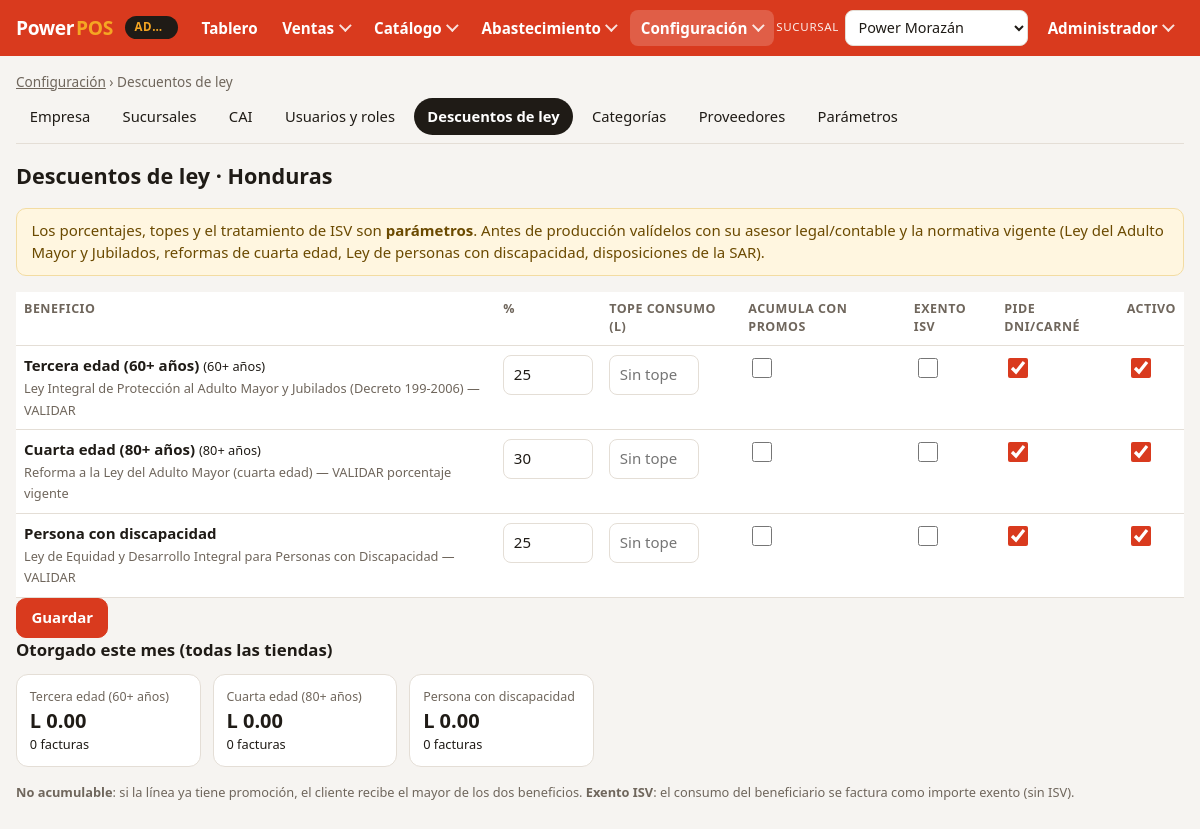
The page /index.php?p=configuracion&s=descuentos (signed in) on the database its author committed.
### tables this page shows
CREATE TABLE usuarios (
  id             INT UNSIGNED AUTO_INCREMENT PRIMARY KEY,
  tienda_id      INT UNSIGNED NULL COMMENT 'NULL = acceso a todas las tiendas',
  nombre         VARCHAR(100) NOT NULL,
  email          VARCHAR(120) NOT NULL UNIQUE,
  password_hash  VARCHAR(255) NOT NULL,
  rol            ENUM('ADMIN','GERENTE','CAJERO') NOT NULL DEFAULT 'CAJERO',
  activo         TINYINT(1) NOT NULL DEFAULT 1,
  FOREIGN KEY (tienda_id) REFERENCES tiendas(id)
);

CREATE TABLE descuentos_legales (
  id                  INT UNSIGNED AUTO_INCREMENT PRIMARY KEY,
  codigo              VARCHAR(20)  NOT NULL UNIQUE,
  nombre              VARCHAR(100) NOT NULL,
  porcentaje          DECIMAL(5,2) NOT NULL,
  tope_centavos       INT UNSIGNED NOT NULL DEFAULT 0 COMMENT '0 = sin tope de consumo',
  edad_minima         TINYINT UNSIGNED NULL,
  acumulable_promos   TINYINT(1) NOT NULL DEFAULT 0 COMMENT '0 = se otorga el mayor beneficio',
  exento_isv          TINYINT(1) NOT NULL DEFAULT 0,
  requiere_documento  TINYINT(1) NOT NULL DEFAULT 1,
  base_legal          VARCHAR(255),
  activo              TINYINT(1) NOT NULL DEFAULT 1
);

### public/index.php (called while the page is built, shortened)
<?php
require dirname(__DIR__) . '/src/bootstrap.php';
function e(mixed $v): string
{
    return htmlspecialchars((string) $v, ENT_QUOTES, 'UTF-8');
}
function lps(int|string|null $centavos): string
{
    return App\Support\Money::fmt((int) $centavos);
}
$p = (string) ($_GET['p'] ?? '');
$vistas = dirname(__DIR__) . '/views/';
$usuario = Auth::requerir();
require $vistas . Menu::RUTAS[$p][0] . '.php';

### src/Support/Auth.php (called while the page is built, shortened)
<?php
final class Auth
{
    public static function usuario(): ?array
    {
        return $_SESSION['usuario'] ?? null;
    }
    public static function tiendaId(): int
    {
        return (int) ($_SESSION['tienda_id'] ?? 0);
    }
    public static function refrescar(): ?array
    {
        $u = self::usuario();
        $db = Database::pdo();
        $st = $db->prepare(
            'SELECT u.nombre, u.rol, u.tienda_id, u.activo, t.activa AS tienda_activa
             FROM usuarios u LEFT JOIN tiendas t ON t.id = u.tienda_id WHERE u.id = ?'
        );
        $st->execute([$u['id']]);
        $f = $st->fetch();
        $u = ['id' => (int) $u['id'], 'nombre' => $f['nombre'], 'rol' => $f['rol'],
            'tienda_id' => $f['tienda_id'] !== null ? (int) $f['tienda_id'] : null];
        return $u;
    }
    public static function requerir(): array
    {
        $u = self::refrescar();
        return $u;
    }
}

### src/Support/Menu.php (called while the page is built, shortened)
<?php
final class Menu
{
    public static function esDeTienda(array $usuario): bool
    {
        return $usuario['tienda_id'] !== null;
    }
    public static function inicio(array $usuario): string
    {
        return self::esDeTienda($usuario) ? 'pos' : 'erp';
    }
    public static function puede(array $usuario, string $pagina): bool
    {
        $r = self::RUTAS[$pagina] ?? null;
        return $r !== null && in_array($usuario['rol'], $r[1], true) && (!$r[2] || !self::esDeTienda($usuario));
    }
    public static function para(array $usuario): array
    {
        $menu = self::esDeTienda($usuario) ? self::tienda() : self::administrativo();
        $visible = [];
        foreach ($menu as $item) {
            if (isset($item['hijos'])) {
                $item['hijos'] = array_values(array_filter($item['hijos'], fn ($h) => self::puede($usuario, self::pagina($h['p']))));
                if ($item['hijos']) {
                    $visible[] = $item;
                }
            } elseif (self::puede($usuario, self::pagina($item['p']))) {
                $visible[] = $item;
            }
        }
        return $visible;
    }
    public static function pagina(string $p): string
    {
        return explode('&', $p, 2)[0];
    }
    private static function administrativo(): array
    {
        $config = [['texto' => 'Resumen', 'p' => 'configuracion', 'nota' => 'Estado de toda la configuración']];
        foreach (self::CONFIGURACION as $clave => [$titulo, $nota]) {
            $config[] = ['texto' => $titulo, 'p' => 'configuracion&s=' . $clave, 'nota' => $nota];
        }
        return [
            ['texto' => 'Tablero', 'p' => 'erp'],
            ['texto' => 'Ventas', 'hijos' => [
                ['texto' => 'Facturas', 'p' => 'facturas', 'nota' => 'Consulta y reimpresión, todas las sucursales'],
                ['texto' => 'Turnos de caja', 'p' => 'caja', 'nota' => 'Aperturas, cierres y arqueos'],
                ['texto' => 'Vender', 'p' => 'pos', 'nota' => 'Caja en la sucursal seleccionada'],
            ]],
            ['texto' => 'Catálogo', 'hijos' => [
                ['texto' => 'Productos', 'p' => 'productos', 'nota' => 'Alta, precios y carga masiva'],
                ['texto' => 'Combos', 'p' => 'combos', 'nota' => 'Grupos de selección y recargos'],
                ['texto' => 'Promociones', 'p' => 'promociones', 'nota' => 'Mix & match por día, hora y sucursal'],
            ]],
            ['texto' => 'Abastecimiento', 'hijos' => [
                ['texto' => 'Compras', 'p' => 'compras', 'nota' => 'Facturas de proveedor'],
                ['texto' => 'Inventario', 'p' => 'inventario', 'nota' => 'Existencias, ajustes, traslados y kárdex'],
            ]],
            ['texto' => 'Configuración', 'hijos' => $config],
        ];
    }
}

### src/bootstrap.php (called while the page is built, shortened)
<?php
spl_autoload_register(function (string $clase): void {
    if (str_starts_with($clase, 'App\\')) {
        $ruta = __DIR__ . '/' . str_replace('\\', '/', substr($clase, 4)) . '.php';
    }
});

### src/Support/Money.php (called while the page is built, shortened)
<?php
final class Money
{
    public static function fmt(int $centavos): string
    {
        return 'L ' . number_format($centavos / 100, 2, '.', ',');
    }
}

### views/config/descuentos.php (the view, shortened to what this page needs)
<?php
$reglas = $db->query('SELECT * FROM descuentos_legales ORDER BY id')->fetchAll();
$otorgado = $db->query(
    "SELECT d.nombre, COUNT(v.id) AS facturas, COALESCE(SUM(v.descuento_legal), 0) AS monto
     FROM descuentos_legales d LEFT JOIN ventas v ON v.descuento_legal_id = d.id AND v.estado = 'EMITIDA'
       AND v.fecha >= DATE_FORMAT(CURDATE(), '%Y-%m-01')
     GROUP BY d.id, d.nombre ORDER BY d.id"
)->fetchAll();
config_inicio('descuentos', $db);
?>
<h1>Descuentos de ley · Honduras</h1>
<p class="aviso">Los porcentajes, topes y el tratamiento de ISV son <b>parámetros</b>. Antes de producción valídelos con su
  asesor legal/contable y la normativa vigente (Ley del Adulto Mayor y Jubilados, reformas de cuarta edad,
  Ley de personas con discapacidad, disposiciones de la SAR).</p>
<form method="post">
  <div class="tabla-scroll">
  <table class="tabla">
    <thead><tr><th>Beneficio</th><th>%</th><th>Tope consumo (L)</th><th>Acumula con promos</th><th>Exento ISV</th><th>Pide DNI/carné</th><th>Activo</th></tr></thead>
    <tbody>
    <?php foreach ($reglas as $r): $n = "d[{$r['id']}]"; ?>
      <tr>
        <td><b><?= e($r['nombre']) ?></b><?= $r['edad_minima'] ? ' <small>(' . (int) $r['edad_minima'] . '+ años)</small>' : '' ?><br>
          <small class="tenue"><?= e($r['base_legal']) ?></small></td>
        <td><input class="corto" name="<?= $n ?>[porcentaje]" value="<?= e((float) $r['porcentaje']) ?>" inputmode="decimal"></td>
        <td><input class="corto" name="<?= $n ?>[tope]" value="<?= $r['tope_centavos'] ? e($r['tope_centavos'] / 100) : '' ?>" placeholder="Sin tope" inputmode="decimal"></td>
        <td><input type="checkbox" name="<?= $n ?>[acumulable]" <?= $r['acumulable_promos'] ? 'checked' : '' ?>></td>
        <td><input type="checkbox" name="<?= $n ?>[exento]" <?= $r['exento_isv'] ? 'checked' : '' ?>></td>
        <td><input type="checkbox" name="<?= $n ?>[documento]" <?= $r['requiere_documento'] ? 'checked' : '' ?>></td>
        <td><input type="checkbox" name="<?= $n ?>[activo]" <?= $r['activo'] ? 'checked' : '' ?>></td>
      </tr>
    <?php endforeach; ?>
    </tbody>
  </table>
  </div>
  <button class="btn primario">Guardar</button>
</form>
<h2>Otorgado este mes (todas las tiendas)</h2>
<div class="kpis">
  <?php foreach ($otorgado as $o): ?>
    <div class="kpi"><span><?= e($o['nombre']) ?></span><b><?= lps($o['monto']) ?></b><small><?= (int) $o['facturas'] ?> facturas</small></div>
  <?php endforeach; ?>
</div>
<p class="tenue chico"><b>No acumulable</b>: si la línea ya tiene promoción, el cliente recibe el mayor de los dos beneficios.
  <b>Exento ISV</b>: el consumo del beneficiario se factura como importe exento (sin ISV).</p>
<?php layout_fin(); ?>

### views/_layout.php (shortened to what this page needs)
<?php
function layout_inicio(string $titulo, string $activo, PDO $db): void
{
    $u = Auth::usuario();
    $deTienda = Menu::esDeTienda($u);
    $tiendas = $db->query('SELECT id, nombre FROM tiendas WHERE activa = 1 ORDER BY codigo_establecimiento')->fetchAll();
    $tiendaActual = '';
    foreach ($tiendas as $t) {
        if ((int) $t['id'] === Auth::tiendaId()) {
            $tiendaActual = $t['nombre'];
        }
    }
    $menu = Menu::para($u);
    $es = fn (string $p) => $p === $activo;
    ?>
<!doctype html>
<html lang="es">
<head>
  <link rel="stylesheet" href="assets/app.css">
</head>
<body class="<?= $deTienda ? 'menu-tienda' : 'menu-admin' ?>">
<header class="barra">
  <a class="marca" href="index.php?p=<?= e(Menu::inicio($u)) ?>">Power<span>POS</span></a>
  <span class="contexto" title="<?= $deTienda ? 'Menú de tienda' : 'Menú administrativo' ?>"><?= $deTienda ? e($tiendaActual) : 'Administración' ?></span>
  <nav class="nav" id="nav" aria-label="<?= $deTienda ? 'Menú de tienda' : 'Menú administrativo' ?>">
    <?php foreach ($menu as $item): ?>
      <?php if (isset($item['hijos'])):
          $grupoActivo = (bool) array_filter($item['hijos'], fn ($h) => Menu::pagina($h['p']) === Menu::pagina($activo)); ?>
        <details class="grupo <?= $grupoActivo ? 'activo' : '' ?>">
          <summary><?= e($item['texto']) ?></summary>
        </details>
      <?php else: ?>
        <a href="index.php?p=<?= e($item['p']) ?>" class="<?= $es($item['p']) ? 'activo' : '' ?>"><?= e($item['texto']) ?></a>
      <?php endif; ?>
    <?php endforeach; ?>
    <div class="nav-fin">
      <?php if (!$deTienda): ?>
        <form method="post" action="index.php?p=tienda" class="selector-tienda">
          <label><span>Sucursal</span>
            <select name="tienda_id" onchange="this.form.submit()" id="selector-sucursal">
              <?php foreach ($tiendas as $t): ?>
                <option value="<?= $t['id'] ?>" <?= (int) $t['id'] === Auth::tiendaId() ? 'selected' : '' ?>><?= e($t['nombre']) ?></option>
              <?php endforeach; ?>
            </select>
          </label>
        </form>
      <?php endif; ?>
      <details class="grupo usuario">
        <summary><?= e($u['nombre']) ?></summary>
      </details>
    </div>
  </nav>
</header>
<main class="contenido">
<?php
}
function layout_fin(array $scripts = []): void
{
    ?>
</main>
</body>
</html>
<?php
}

### rows shown on the page
usuarios: nombre "Administrador"
descuentos_legales: nombre "Tercera edad (60+ años)", edad_minima "60", base_legal "Ley Integral de Protección al Adulto Mayor y Jubilados (Decreto 199-2006) — VALIDAR", porcentaje "25", requiere_documento "☑", activo "☑"
descuentos_legales: nombre "Cuarta edad (80+ años)", edad_minima "80", base_legal "Reforma a la Ley del Adulto Mayor (cuarta edad) — VALIDAR porcentaje vigente", porcentaje "30", requiere_documento "☑", activo "☑"
descuentos_legales: nombre "Persona con discapacidad", base_legal "Ley de Equidad y Desarrollo Integral para Personas con Discapacidad — VALIDAR", porcentaje "25", requiere_documento "☑", activo "☑"

### other values the page prints
$item['texto'] "Tablero"
$item['texto'] "Ventas"
$item['texto'] "Catálogo"
$item['texto'] "Abastecimiento"
$item['texto'] "Configuración"
$titulo "Descuentos de ley"
$t "Empresa"
$t "Sucursales"
$t "CAI"
$t "Usuarios y roles"
$t "Descuentos de ley"
$t "Categorías"
$t "Proveedores"
$t "Parámetros"
$o['nombre'] "Tercera edad (60+ años)"
